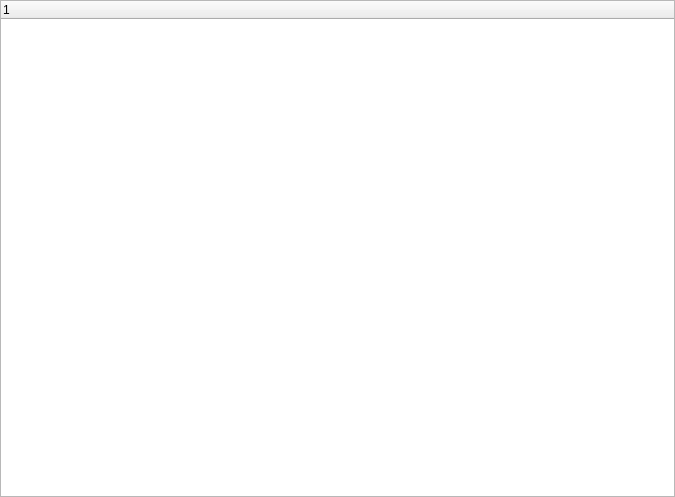
<?xml version="1.0" encoding="UTF-8"?>
<ui version="4.0">
 <class>overViewTab</class>
 <widget class="QWidget" name="overViewTab">
  <property name="geometry">
   <rect>
    <x>0</x>
    <y>0</y>
    <width>675</width>
    <height>497</height>
   </rect>
  </property>
  <property name="windowTitle">
   <string>Tab OverView</string>
  </property>
  <layout class="QGridLayout" name="gridLayout">
   <property name="margin">
    <number>0</number>
   </property>
   <property name="spacing">
    <number>0</number>
   </property>
   <item row="0" column="0">
    <widget class="QTreeWidget" name="twTree">
     <property name="selectionMode">
      <enum>QAbstractItemView::NoSelection</enum>
     </property>
     <column>
      <property name="text">
       <string notr="true">1</string>
      </property>
     </column>
    </widget>
   </item>
  </layout>
 </widget>
 <resources/>
 <connections/>
</ui>
